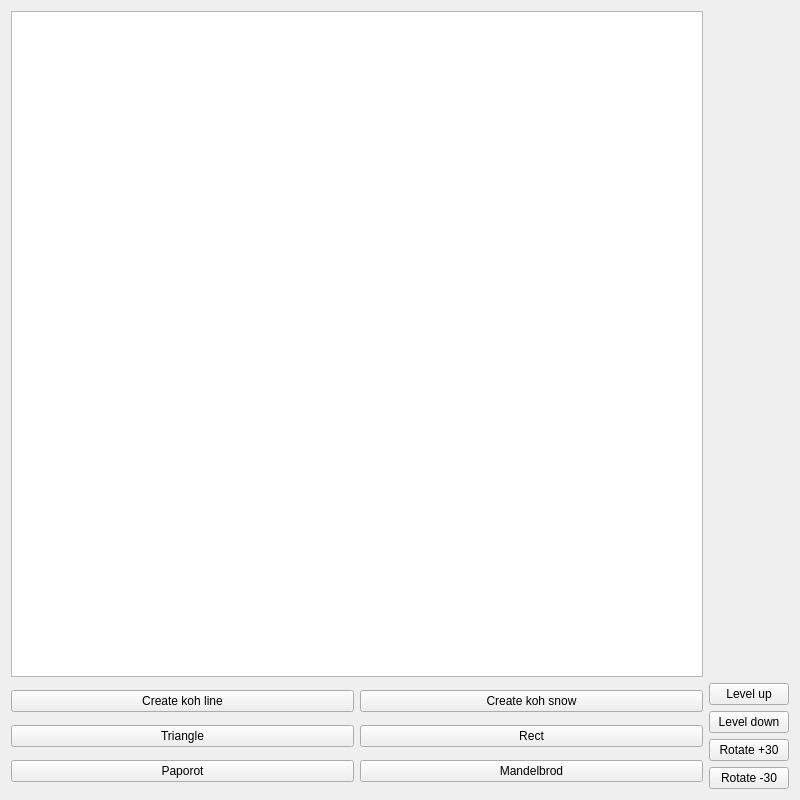
<?xml version="1.0" encoding="UTF-8"?>
<ui version="4.0">
 <class>Lab4gClass</class>
 <widget class="QMainWindow" name="Lab4gClass">
  <property name="geometry">
   <rect>
    <x>0</x>
    <y>0</y>
    <width>800</width>
    <height>800</height>
   </rect>
  </property>
  <property name="sizePolicy">
   <sizepolicy hsizetype="Maximum" vsizetype="Maximum">
    <horstretch>0</horstretch>
    <verstretch>0</verstretch>
   </sizepolicy>
  </property>
  <property name="windowTitle">
   <string>Lab4g</string>
  </property>
  <widget class="QWidget" name="centralWidget">
   <layout class="QGridLayout" name="gridLayout">
    <item row="0" column="0">
     <widget class="QGraphicsView" name="graphicsView"/>
    </item>
    <item row="1" column="0">
     <layout class="QGridLayout" name="gridLayout_2">
      <item row="1" column="0">
       <widget class="QPushButton" name="tri">
        <property name="text">
         <string>Triangle</string>
        </property>
       </widget>
      </item>
      <item row="1" column="1">
       <widget class="QPushButton" name="rect">
        <property name="text">
         <string>Rect</string>
        </property>
       </widget>
      </item>
      <item row="0" column="1">
       <widget class="QPushButton" name="Ksnow">
        <property name="text">
         <string>Create koh snow</string>
        </property>
       </widget>
      </item>
      <item row="0" column="0">
       <widget class="QPushButton" name="Kline">
        <property name="text">
         <string>Create koh line</string>
        </property>
       </widget>
      </item>
      <item row="2" column="0">
       <widget class="QPushButton" name="pap">
        <property name="text">
         <string>Paporot</string>
        </property>
       </widget>
      </item>
      <item row="2" column="1">
       <widget class="QPushButton" name="man">
        <property name="text">
         <string>Mandelbrod</string>
        </property>
       </widget>
      </item>
     </layout>
    </item>
    <item row="1" column="1">
     <layout class="QVBoxLayout" name="verticalLayout">
      <item>
       <widget class="QPushButton" name="lvlup">
        <property name="text">
         <string>Level up</string>
        </property>
       </widget>
      </item>
      <item>
       <widget class="QPushButton" name="lvldw">
        <property name="text">
         <string>Level down</string>
        </property>
       </widget>
      </item>
      <item>
       <widget class="QPushButton" name="RtP">
        <property name="text">
         <string>Rotate +30</string>
        </property>
       </widget>
      </item>
      <item>
       <widget class="QPushButton" name="RtM">
        <property name="text">
         <string>Rotate -30</string>
        </property>
       </widget>
      </item>
     </layout>
    </item>
   </layout>
  </widget>
 </widget>
 <layoutdefault spacing="6" margin="11"/>
 <resources>
  <include location="Lab4g.qrc"/>
 </resources>
 <connections/>
</ui>
